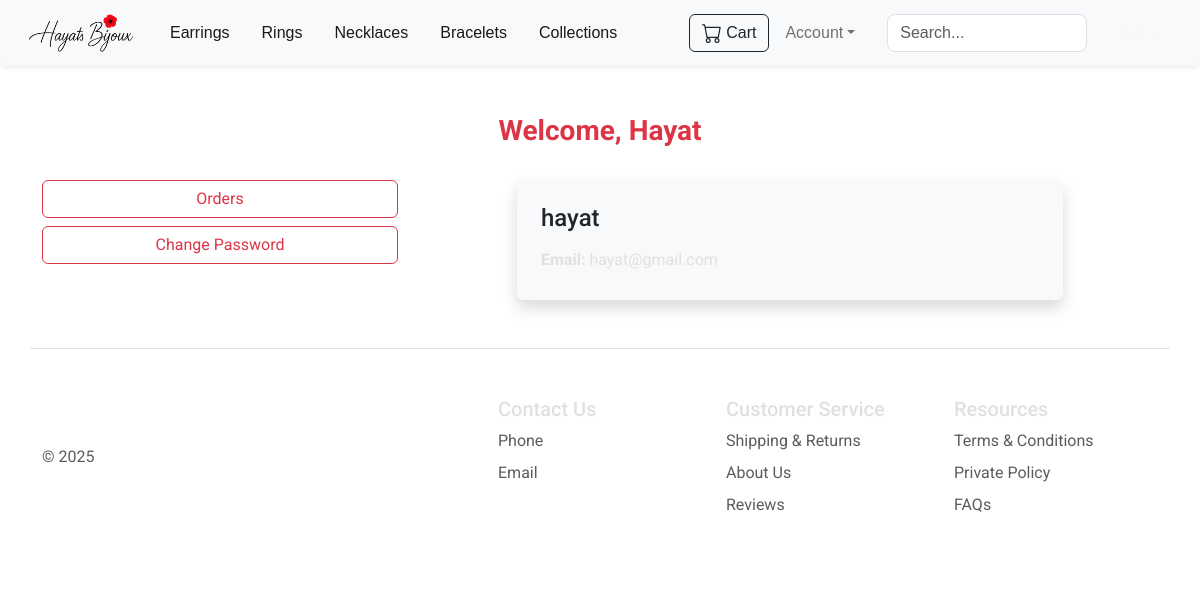
The page /profile/1 (signed in) on the database its author committed.
### website/models.py (models this page shows, shortened)
class TimestampMixin(object):
    created_at = db.Column(db.DateTime(timezone=True), server_default=func.now())
    updated_at = db.Column(db.DateTime(timezone=True), server_default=func.now(), onupdate=func.now())

class Customer(db.Model, UserMixin, TimestampMixin):
    id = db.Column(db.Integer, primary_key=True)
    email = db.Column(db.String(150), unique=True, nullable=False)
    username = db.Column(db.String(150), unique=True, nullable=False)
    password_hash = db.Column(db.String(150), nullable=False)
    phone_number = db.Column(db.String(100))  # Optional field
    cart_items = db.relationship('Cart', backref='customer', lazy=True)
    wishlist_items = db.relationship('Wishlist', backref='customer', lazy=True)
    orders = db.relationship('Order', backref='customer', lazy=True)
    reviews = db.relationship('Review', backref='customer', lazy=True)
    @property
    def password(self):
        raise AttributeError('Password is not a readable attribute')

### website/auth.py (the view)
@auth.route('/profile/<int:customer_id>')
@login_required
def profile(customer_id):
    customer = Customer.query.get(customer_id)
    return render_template('profile.html', customer=customer)

### website/forms.py
class SearchForm(FlaskForm):
    query = StringField('Search', validators=[DataRequired()])
    submit = SubmitField('Search')  # Submit button

### website/templates/profile.html (shortened to what this page needs)
{% extends "base.html" %}
{% block body %}
<div class="container my-5">
    <div class="row">
        <div class="col-md-12 text-center">
            <h3 class="text-danger fw-bold">Welcome, <span class="text-capitalize">{{ customer.username }}</span></h3>
        </div>
    </div>
    <div class="row mt-4">
        <div class="col-md-4">
            <ul class="list-unstyled">
                <li class="d-grid"><a href="/orders" class="btn btn-outline-danger">Orders</a></li>
                <li class="d-grid mt-2"><a href="/change-password/{{ customer.id }}" class="btn btn-outline-danger">Change Password</a></li>
            </ul>
        </div>
        <div class="col-md-6 offset-md-1">
            <div class="p-4 rounded shadow" style="background-color: #f8f9fa;">
                <h4 class="mb-3 text-dark">{{ customer.username }}</h4>
                <p class="mb-1"><strong>Email:</strong> {{ customer.email }}</p>
            </div>
        </div>
    </div>
</div>
{% endblock %}

### website/static/css/mystyles.css (style rules this page uses)
body { background-color: #1a1a1a; font-family: 'Roboto', sans-serif; color: #e0e0e0; margin: 0; padding: 0; }
form .form-control { width: 200px; border-radius: 0.5rem; transition: border 0.3s ease; }

### rows shown on the page
Customer: username "Hayat", username "hayat", email "hayat@gmail.com"
